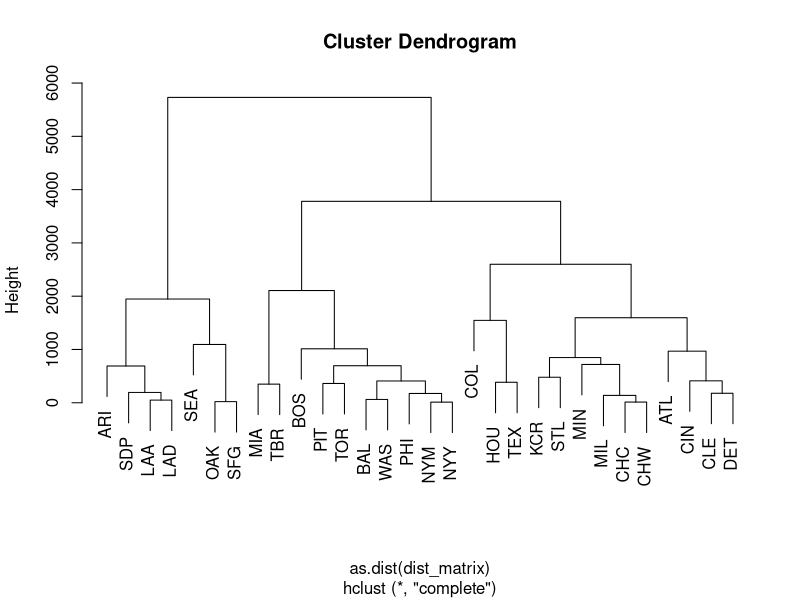

Source code (R):
library(tidyverse)

great_circle_distance <- function(lat1, lon1, lat2, lon2, radius = 6371) {
  # Convert degrees to radians
  to_rad <- function(deg) deg * pi / 180
  lat1 <- to_rad(lat1)
  lon1 <- to_rad(lon1)
  lat2 <- to_rad(lat2)
  lon2 <- to_rad(lon2)
  
  # Haversine formula
  delta_lat <- lat2 - lat1
  delta_lon <- lon2 - lon1
  
  a <- sin(delta_lat / 2)^2 + cos(lat1) * cos(lat2) * sin(delta_lon / 2)^2
  c <- 2 * atan2(sqrt(a), sqrt(1 - a))
  
  distance <- radius * c
  return(distance)  # in kilometers by default
}

haversine_dist <- function(lat1, lon1, lat2, lon2, radius = 6371) {
  to_rad <- function(deg) deg * pi / 180
  lat1 <- to_rad(lat1)
  lon1 <- to_rad(lon1)
  lat2 <- to_rad(lat2)
  lon2 <- to_rad(lon2)
  
  delta_lat <- outer(lat2, lat1, "-")  # rows: lat2, cols: lat1
  delta_lon <- outer(lon2, lon1, "-")
  
  lat1_rad <- matrix(to_rad(lat1), nrow = length(lat2), ncol = length(lat1), byrow = TRUE)
  lat2_rad <- matrix(to_rad(lat2), nrow = length(lat2), ncol = length(lat1), byrow = FALSE)
  
  a <- sin(delta_lat / 2)^2 + cos(lat1_rad) * cos(lat2_rad) * sin(delta_lon / 2)^2
  c <- 2 * atan2(sqrt(a), sqrt(1 - a))
  
  radius * c  # distance matrix
}

venues <- read_csv("venues.csv", skip=1,
                   col_name=c("sport", "venue", "teams", "abbreviation", "lat", "long")) %>%
  filter(sport=="MLB") %>%
  select(-sport)
venues

dist_matrix <- haversine_dist(
  lat1 = venues$lat,
  lon1 = venues$long,
  lat2 = venues$lat,
  lon2 = venues$long
)

rownames(dist_matrix) <- venues$abbreviation
colnames(dist_matrix) <- venues$abbreviation

dist_matrix

?hclust

clusters<-hclust(as.dist(dist_matrix))
plot(clusters)


all_pairs <- crossing(origin=venues$abbreviation, destination=venues$abbreviation) %>%
  filter(origin != destination) %>%
  inner_join(venues %>% select(abbreviation, lat, long),
             by=join_by(origin == abbreviation)) %>%
  rename(origin_lat = lat, origin_long = long) %>%
  inner_join(venues %>% select(abbreviation, lat, long),
           by=join_by(destination == abbreviation)) %>%
  rename(dest_lat = lat, dest_long = long) %>%
  mutate(dist_km = great_circle_distance(origin_lat, origin_long, dest_lat, dest_long),
         dist_mi = dist_km / 1.609)

all_pairs %>% filter(destination > origin) %>% arrange(dist_mi)

all_pairs %>% filter(destination > origin) %>% arrange(dist_mi) %>%
  write_csv("all_pairs_distance.csv")
